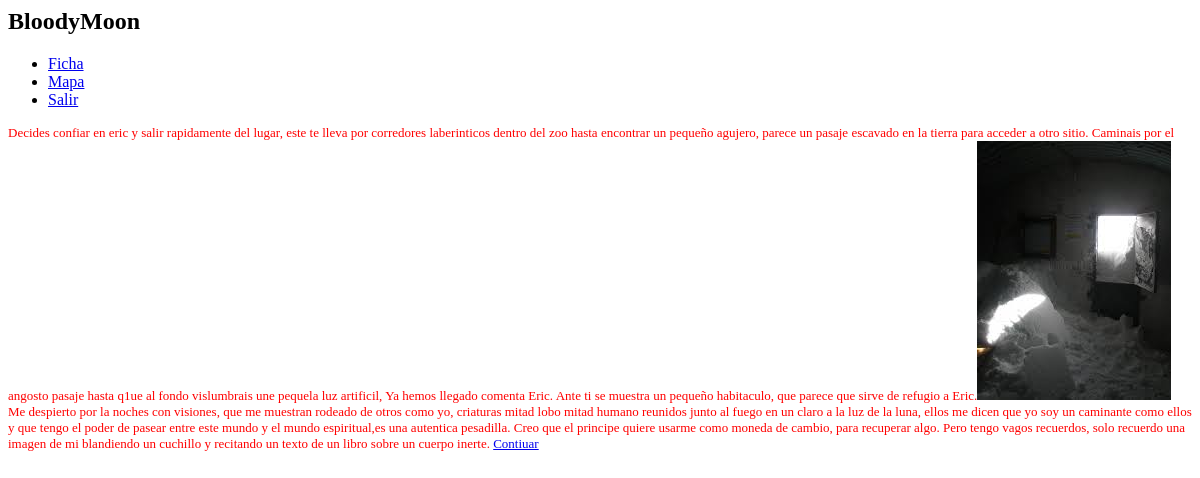
Screenshot of /refugio.php (signed in) with the database file from the repository.
### tables this page shows
CREATE TABLE IF NOT EXISTS `escena` (
`ID` int(11) NOT NULL,
  `nombre` text NOT NULL,
  `descripcion` text NOT NULL,
  `imagen` text NOT NULL,
  `visitada` tinyint(4) DEFAULT NULL
);

CREATE TABLE IF NOT EXISTS `actores` (
  `nombre` varchar(11) NOT NULL,
  `charla` text NOT NULL,
  `FUE` int(10) NOT NULL,
  `RES` int(10) NOT NULL,
  `vida` tinyint(2) unsigned NOT NULL,
  `vida_total` int(100) NOT NULL,
  `imagen` text NOT NULL
);

### refugio.php (the view, shortened to what this page needs)
<html>
<head>
   <link rel="stylesheet" type="text/css" href="estilo.css" >
 <link rel="stylesheet" href="http://code.jquery.com/mobile/1.0a4.1/jquery.mobile-1.0a4.1.min.css" />
</head>
<body>
    <div data-role="page">
    <div data-role="header">
        <h2>BloodyMoon</h2>
	<div data-role="navbar">
   <ul>
      <li><a href="ficha.php" data-icon="grid" >Ficha</a></li>
      <li><a href="mapa.php" data-icon="plus">Mapa</a></li>
      <li><a href="logout.php" data-icon="star">Salir</a></li>
   </ul>
</div>
    </div>
    <?php
if(!isset($_SESSION['uid'])){
    echo "Tienes que estar logeado para ver esta pagina!";
}else{
    ?>
    <div data-role="content">
    <?php
    $consulta2="SELECT * FROM escena where ID=23";
    $resultado = mysql_query($consulta2);
    while ($fila = mysql_fetch_assoc($resultado)) {
    echo $fila["descripcion"];
    echo '<img src="'.$fila["imagen"].'">';
   }
?>
<br>
<?php
    $consulta3="SELECT * FROM actores where nombre='eric'";
    $resultado2 = mysql_query($consulta3);
    while ($fila = mysql_fetch_assoc($resultado2)) {
    echo $fila["charla"];
   }
   ?>
<a href="historia_final.php" data-role="button" data-mini="true">Contiuar</a>
       </body>
  <?php
}
?>

### estilo.css (style rules this page uses)
[data-role="content"] { font-size:small;font-style:normal;color:red;text-shadow: none; }

### rows the page displays
escena: descripcion "Decides confiar en eric y salir rapidamente del lugar, este te lleva por corredores laberinticos dentro del zoo hasta encontrar un pequeño agujero, parece un pasaje escavado en la tierra para acceder a otro sitio. Caminais por el angosto pasaje hasta q1ue al fondo vislumbrais une pequela luz artificil, Ya hemos llegado comenta Eric. Ante ti se muestra un pequeño habitaculo, que parece que sirve de refugio a Eric.", imagen (picture)
actores: charla "Me despierto por la noches con visiones, que me muestran rodeado de otros como yo, criaturas mitad lobo mitad humano reunidos junto al fuego en un claro a la luz de la luna, ellos me dicen que yo soy un caminante como ellos y que tengo el poder de pasear entre este mundo y el mundo espiritual,es una autentica pesadilla. Creo que el principe quiere usarme como moneda de cambio, para recuperar algo. Pero tengo vagos recuerdos, solo recuerdo una imagen de mi blandiendo un cuchillo y recitando un texto de un libro sobre un cuerpo inerte."
